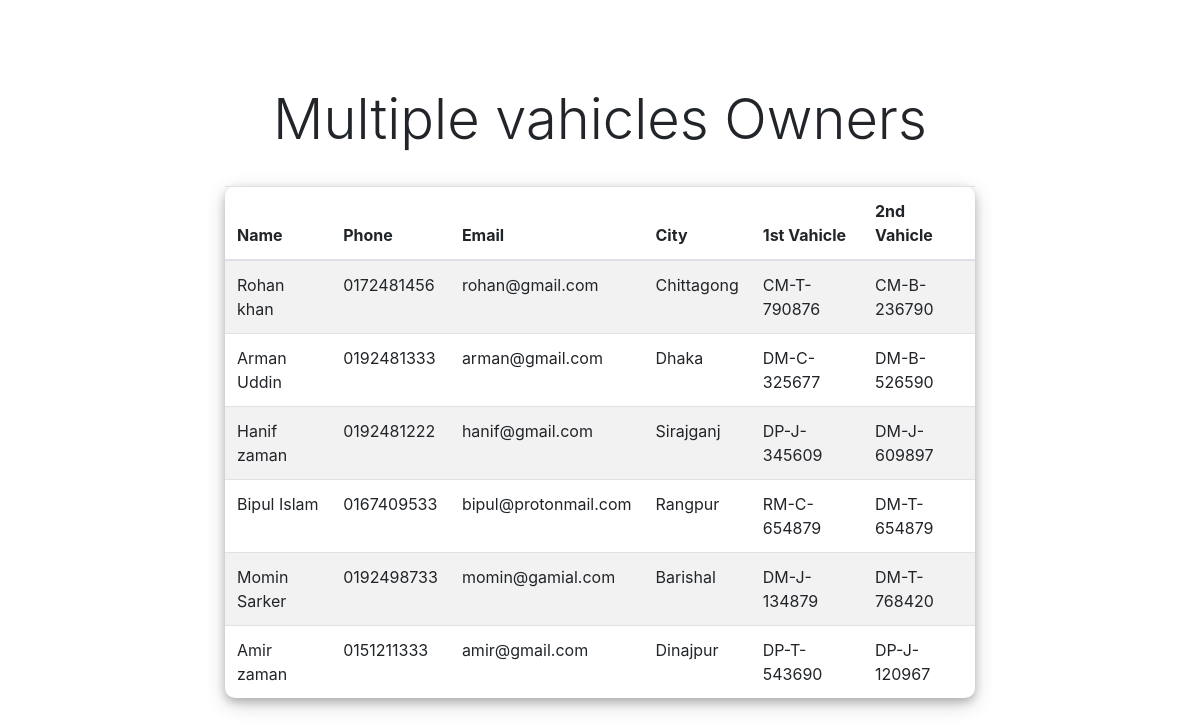
The app's page /muiticar.php with its own data.
### tables this page shows
CREATE TABLE `owner` (
  `Owner_id` int(11) NOT NULL,
  `Name` varchar(50) DEFAULT NULL,
  `Phone` varchar(11) DEFAULT NULL,
  `Email` varchar(50) DEFAULT NULL,
  `City` varchar(50) DEFAULT NULL,
  `Area` varchar(50) DEFAULT NULL,
  `House` int(11) DEFAULT NULL,
  `Zip` int(11) DEFAULT NULL,
  `Vahicle_Number1` varchar(11) DEFAULT NULL,
  `Vahicle_Number2` varchar(11) DEFAULT NULL
);

### Subquery/muiticar.php (called while the page is built)
<?php
include "DB_connect.php";
$sql = "SELECT Name,Phone,Email,City,Vahicle_Number1,Vahicle_Number2
FROM owner
WHERE Vahicle_Number2 != 'NULL';";
$result = mysqli_query($conn, $sql);

### muiticar.php (the view, shortened to what this page needs)
<?php include "Subquery/muiticar.php"; ?>
<!DOCTYPE html>
<html>
<head>
	<link rel="stylesheet" href="https://maxcdn.bootstrapcdn.com/bootstrap/4.0.0/css/bootstrap.min.css">
    <link rel="stylesheet" href="css/style.css">
</head>
<body>
	<div class="container">
		<div class="box">
			<h4 class="display-4 text-center">Multiple vahicles Owners </h4><br>
			<?php if (mysqli_num_rows($result)) { ?>
			<table class="table table-striped">
			  <thead>
			    <tr>
			      <th scope="col">Name </th>
                  <th scope="col">Phone </th>
                  <th scope="col">Email </th>
                  <th scope="col">City </th>
                  <th scope="col">1st Vahicle</th>
                  <th scope="col">2nd Vahicle</th>
			    </tr>
			  </thead>
			  <tbody>
			  	<?php
			  	   while($rows = mysqli_fetch_assoc($result)){
			  	 ?>
			    <tr>
			      <td><?=$rows['Name']?></td>
                  <td><?=$rows['Phone']?></td>
                  <td><?=$rows['Email']?></td>
                  <td><?=$rows['City']?></td>
                  <td><?=$rows['Vahicle_Number1'    ]?></td>
				  <td><?=$rows['Vahicle_Number2']?></td>
			    </tr>
			    <?php } ?>
			  </tbody>
			</table>
			<?php } ?>
		</div>
	</div>
</body>
</html>

### css/style.css (style rules this page uses)
.container { min-height: 100vh; display: flex; justify-content: center; align-items: center; flex-direction: column; }
.box { width: 750px; }
.container table { padding: 20px; border-radius: 10px; box-shadow: 0 4px 8px 0 rgba(0, 0, 0, 0.2), 0 6px 20px 0 rgba(0, 0, 0, 0.19); }

### records on screen
owner: Name "Rohan khan", Phone "0172481456", Email "rohan@gmail.com", City "Chittagong", Vahicle_Number1 "CM-T-790876", Vahicle_Number2 "CM-B-236790"
owner: Name "Arman Uddin", Phone "0192481333", Email "arman@gmail.com", City "Dhaka", Vahicle_Number1 "DM-C-325677", Vahicle_Number2 "DM-B-526590"
owner: Name "Hanif zaman", Phone "0192481222", Email "hanif@gmail.com", City "Sirajganj", Vahicle_Number1 "DP-J-345609", Vahicle_Number2 "DM-J-609897"
owner: Name "Bipul Islam", Phone "0167409533", Email "bipul@protonmail.com", City "Rangpur", Vahicle_Number1 "RM-C-654879", Vahicle_Number2 "DM-T-654879"
owner: Name "Momin Sarker", Phone "0192498733", Email "momin@gamial.com", City "Barishal", Vahicle_Number1 "DM-J-134879", Vahicle_Number2 "DM-T-768420"
owner: Name "Amir zaman", Phone "0151211333", Email "amir@gmail.com", City "Dinajpur", Vahicle_Number1 "DP-T-543690", Vahicle_Number2 "DP-J-120967"
